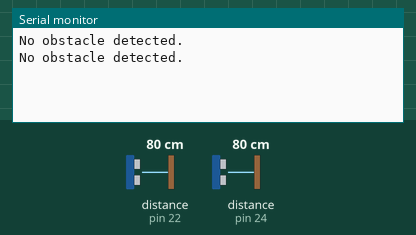
Recording of a sketch running on a simulated Arduino Mega 2560, built with avr-gcc and run on an emulated ATmega2560. Parts: the last lines printed to the serial monitor. The test bench sets the inputs (shaded band); at power-on: distance to the obstacle (sensors on pin 22, pin 24) 80 cm. The echo pulse lasts 58.3 µs per cm.

Above: at 1.8 s.
1.9 s: distance to the obstacle (sensor on pin 22) set to 17 cm
At 2.5 s:
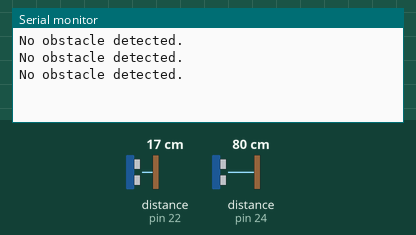
3.4 s: distance to the obstacle (sensor on pin 22) set to 14 cm
At 4.4 s:
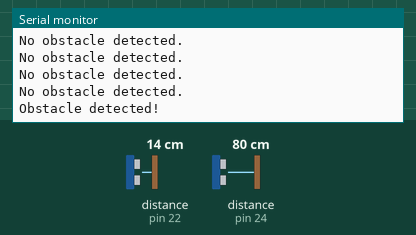

The sketch:

sensores_v2.ino
```cpp
#include <NewPing.h>

#define NUM_SENSORS 2  // Defina o número de sensores que você está usando

NewPing sonar1(23, 22);  // Define os pinos de trigger e echo para o primeiro sensor
NewPing sonar2(25, 24);  // Define os pinos de trigger e echo para o segundo sensor
// Adicione os sensores restantes conforme necessário

const int MIN_DISTANCE_FROM_OBJECT = 15;  // Mínima distância para considerar um obstáculo

void setup() {
  Serial.begin(9600);
}

boolean hasObstacle(NewPing& sensor) {
  int distance = sensor.ping_cm();
  return distance > 0 && distance <= MIN_DISTANCE_FROM_OBJECT;
}

void loop() {
  if (hasObstacle(sonar1) || hasObstacle(sonar2)) {
    Serial.println("Obstacle detected!");
  } else {
    Serial.println("No obstacle detected.");
  }

  delay(1000);  // Ajuste o intervalo de verificação conforme necessário
}
```

Measured:
- the behaviour switches between 16 and 15 cm on distance to the obstacle (sensor on pin 22) (found by bisection; images 1 and 2)
- after the input at 3.4 s, the serial monitor: prints a new line after 0.64 s (image 2)
